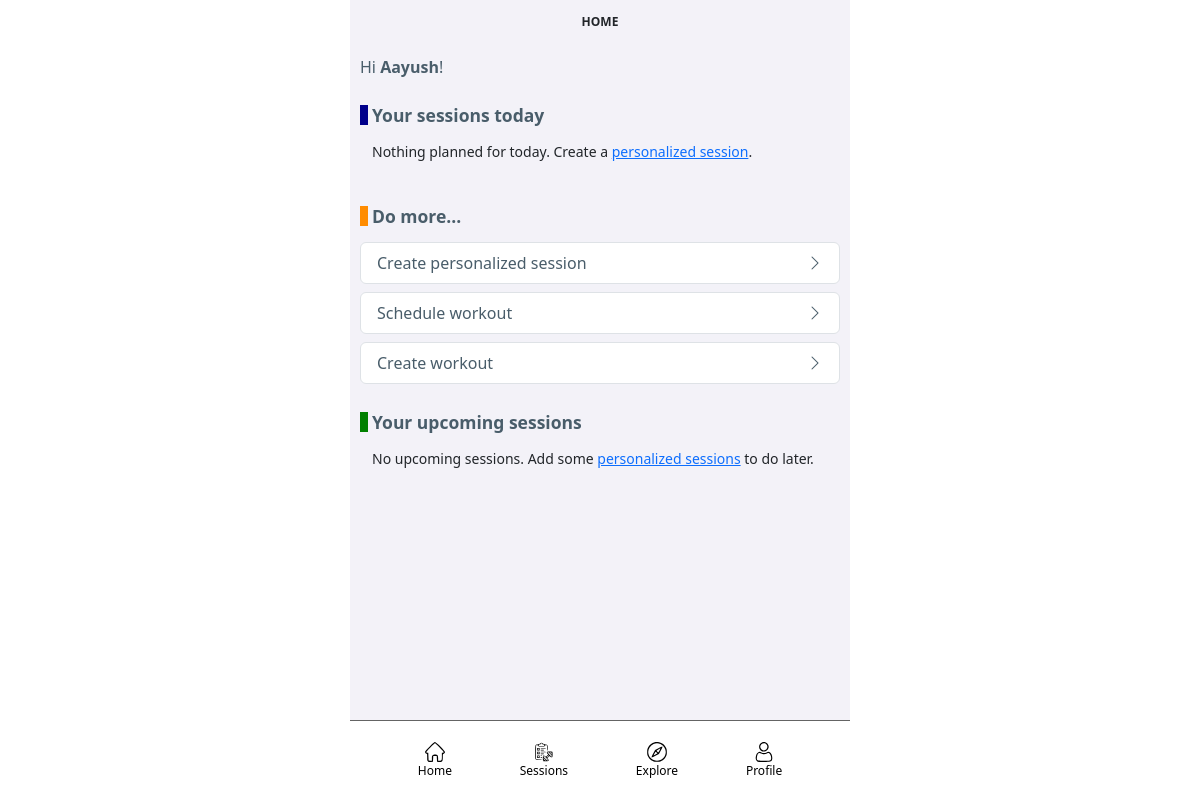
/fitnessApp/ (signed in), run on an earlier commit of the app's database.
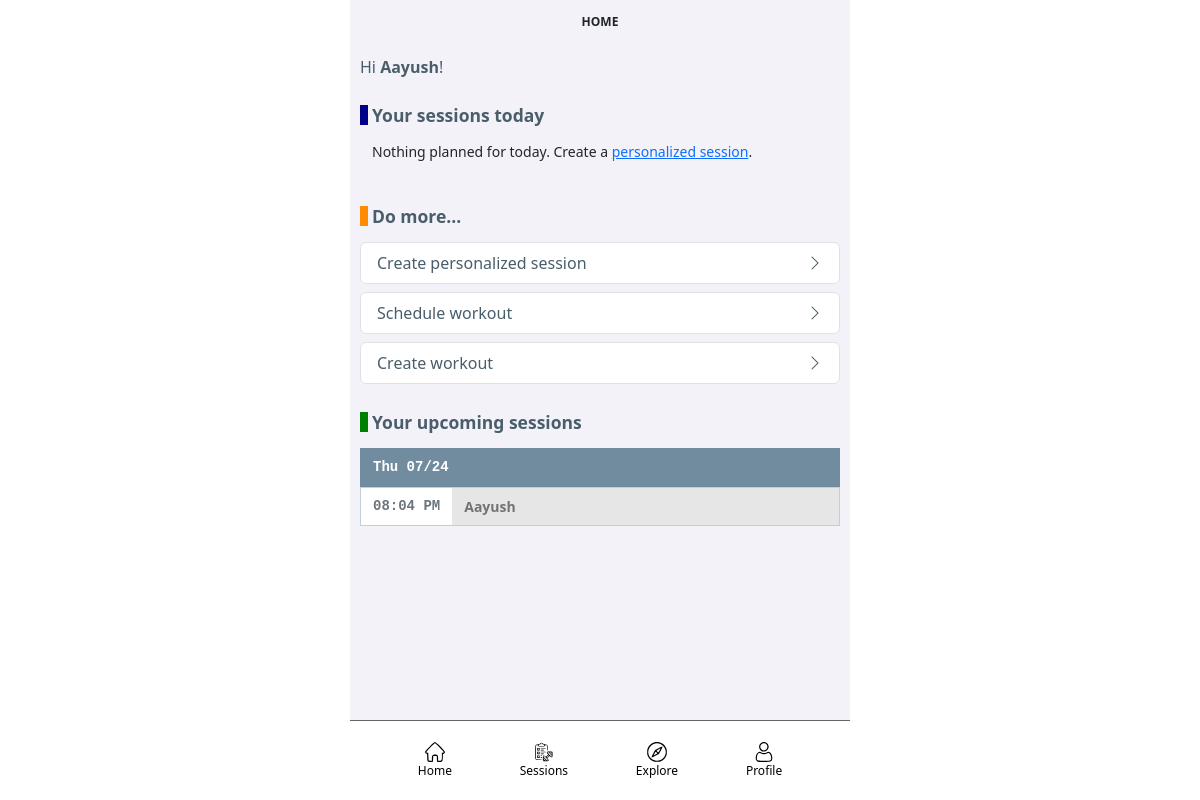
And on a later commit of the database.
### fitnessApp/models/workoutSession_models.py (models this page shows)
class WorkoutSession(models.Model):
    workout = models.ForeignKey(Workout, on_delete=models.CASCADE)
    person = models.ForeignKey(FitnessAppPerson, on_delete=models.CASCADE, default="")
    scheduled_date = models.DateField(null=True, blank=True)
    scheduled_time = models.TimeField(null=True, blank=True)
    status = models.CharField(max_length=20, choices=WORKOUT_SESSION_STATUS_CHOICES, default="CREATED")
    current_step_sequence = models.IntegerField(default = 1)
    creator = models.ForeignKey(FitnessAppPerson, on_delete=models.SET_NULL, null=True, related_name='creator')

### fitnessApp/models/fitnessAppUser_models.py (models this page shows, shortened)
class FitnessAppPerson(models.Model):
    first_name = models.CharField(max_length=500, null=False, blank=False)
    last_name = models.CharField(max_length=500, blank=True)
    coach_flag = models.BooleanField(default=False)
    coach = models.ForeignKey('self', on_delete=models.SET_NULL, null=True)
    email = models.EmailField(max_length=100, null=True, blank=True)
    phone_number = models.CharField(max_length=20, null=True, blank=True)

### fitnessApp/views/home_views.py (the view)
# urls.py: path("", HomeView.as_view(), name="home"),
class HomeView(TemplateView):
    template_name = "home.html"
    def get_context_data(self, **kwargs):
        context = super().get_context_data(**kwargs)
        if (self.request.user.is_authenticated):
            context['today'] = date.today()
            if (self.request.user.person.coach_flag):
                context['activeSessions'] = WorkoutSession.objects.filter(Q(creator=self.request.user.person), scheduled_date=date.today()).order_by((F('scheduled_time').asc(nulls_last=True)))
                context['upcomingSessions'] = WorkoutSession.objects.filter(Q(creator=self.request.user.person) & (Q(scheduled_date__gt=date.today()) | Q(scheduled_date__isnull=True))).order_by((F('scheduled_date').asc(nulls_last=True)), (F('scheduled_time').asc(nulls_last=True)))
            else:
                context['activeSessions'] = WorkoutSession.objects.filter(person=self.request.user.person, scheduled_date=date.today()).order_by((F('scheduled_time').asc(nulls_last=True)))
                context['upcomingSessions'] = WorkoutSession.objects.filter(Q(person=self.request.user.person) & (Q(scheduled_date__gt=date.today()) | Q(scheduled_date__isnull=True))).order_by((F('scheduled_date').asc(nulls_last=True)), (F('scheduled_time').asc(nulls_last=True)))
        return context

### fitnessApp/templates/home.html (shortened to what this page needs)
{% extends "base/base.html" %}
{% load static %}
{% block title %}Home{% endblock %}
{% block content %}
<div>
{% if user.is_authenticated %}
<h6 class="fitnessapp-text-color-header">Hi <b>{{ user.first_name }}</b>!</h6>
<div class="workout-section-heading-today fs-5"><small><b>Your sessions today</b></small></div>
<div class="container-fluid overflow-scroll" style="max-height: 11rem; scrollbar-width: none;">
    {% for item in activeSessions %}
        {% include 'workoutsession_card.html' %}
    {% empty %}
        <p><small>Nothing planned for today. Create a <a href="{% url 'build-session' %}">personalized session</a>.</small></p>
    {% endfor %}
</div>
<div class="workout-section-heading-past fs-5"><small><b>Do more...</b></small></div>
<ul class="list-group mb-2">
    <li class="list-group-item">
        <a class="fitnessapp-profile-item" href="{% url 'build-session' %}">
            <div class="row fitnessapp-text-color-header">
                <div class="col">
                    <span>Create personalized session</span>
                </div>
                <div class="col-auto d-flex text-end align-items-center">
                    <i class="bi bi-chevron-right fs-6"></i>
                </div>
            </div>
        </a>
    </li>
</ul>
<ul class="list-group mb-2">
    <li class="list-group-item">
        <a class="fitnessapp-profile-item" href="{% url 'workouts' %}">
            <div class="row fitnessapp-text-color-header">
                <div class="col">
                    <span>Schedule workout</span>
                </div>
                <div class="col-auto d-flex text-end align-items-center">
                    <i class="bi bi-chevron-right fs-6"></i>
                </div>
            </div>
        </a>
    </li>
</ul>
<ul class="list-group mb-2">
    <li class="list-group-item">
        <a class="fitnessapp-profile-item" href="{% url 'build-workout' %}">
            <div class="row fitnessapp-text-color-header">
                <div class="col">
                    <span>Create workout</span>
                </div>
                <div class="col-auto d-flex text-end align-items-center">
                    <i class="bi bi-chevron-right fs-6"></i>
                </div>
            </div>
        </a>
    </li>
</ul>
<div class="workout-section-heading-upcoming fs-5"><small><b>Your upcoming sessions</b></small></div>
<div class="container-fluid overflow-scroll" style="scrollbar-width: none;">
    {% regroup upcomingSessions by scheduled_date as grouped_upcomingSessions %}
    {% for group in grouped_upcomingSessions %}
        <div class="row fitnessapp-border-color-content">
            <div class="col pt-2 pb-2 font-monospace fitnessapp-bg-color-content">
                <span class="text-white fw-bolder"><small>{{ group.grouper|date:'D m/j'}}</small></span>
            </div>
        </div>
        {% for item in group.list %}
            {% include 'workoutsession_card.html' %}
        {% endfor %}
    {% empty %}
        <p><small>No upcoming sessions. Add some <a href="{% url 'build-session' %}">personalized sessions</a> to do later.</small></p>
    {% endfor %}
</div>
{% endif %}
</div>
{% endblock %}

### fitnessApp/templates/workoutsession_card.html (shortened to what this page needs)
<a class="fitnessapp-profile-item" href="{% url 'workoutsession-do' item.id %}">
    <div class="row fitnessapp-bg-color-content-lighter fitnessapp-border-color-content-light">
        <div class="col-auto pt-2 pb-2 bg-white font-monospace">
            <span class="text-secondary fw-bolder"><small>{{ item.scheduled_time|date:'h:i A'}}</small></span>
        </div>
        <div class="col pt-2 pb-2 fitnessapp-bg-color-content-lighter">
            <span class="text-black-50 fw-bolder"><small>{{ item.person.first_name}}</small></span>
        </div>
    </div>
</a>

What changed in the data, as far as the page shows it:
added WorkoutSession: grouper "Thu 07/24", scheduled_time "08:04 PM", person.first_name "Aayush"
Also different on the page:
text no longer shown: "No upcoming sessions. Add some personalized sessions to do later."
